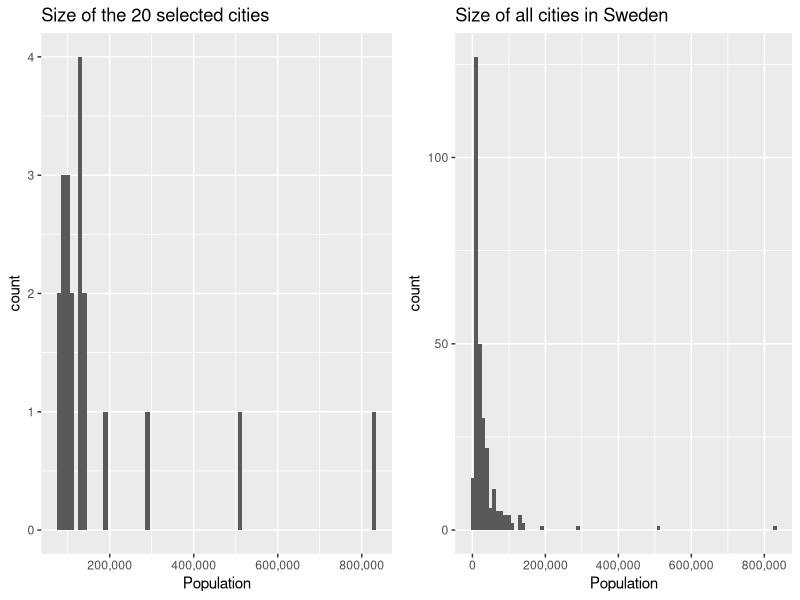
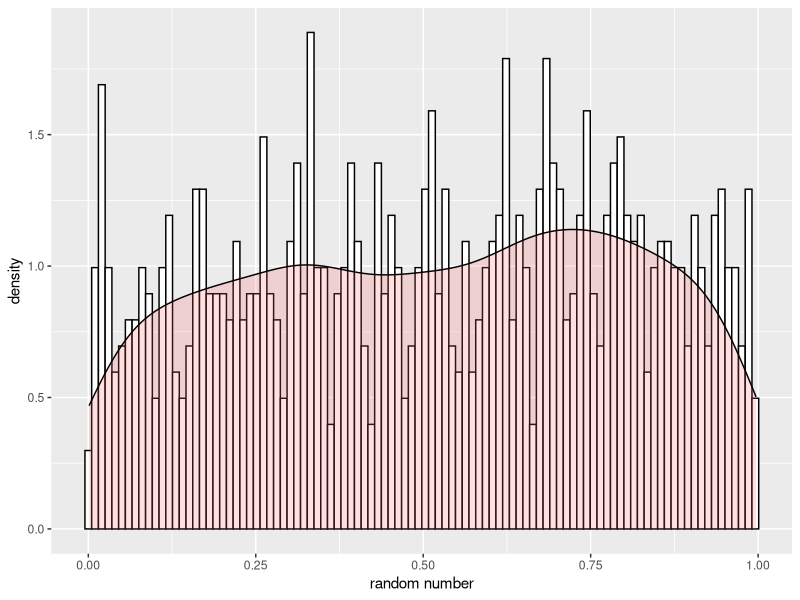
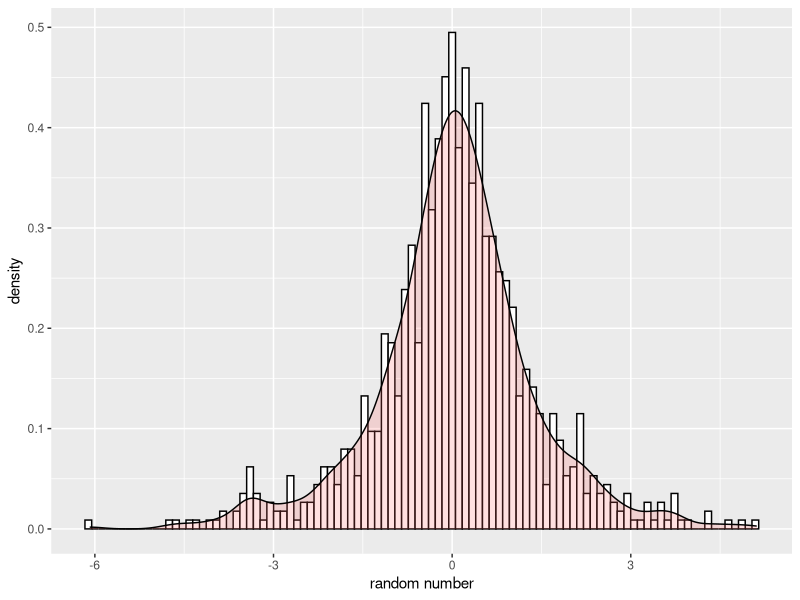

R code for these plots, in order:
## ---- chunk 1
knitr::opts_chunk$set(echo = TRUE)
## ---- chunk 2
# libraries used
library(ggplot2)
#install.packages("gridExtra") # to put the plots togeter
library(gridExtra)
## ---- chunk 3
# clean the environment befor starting a new exercise
rm(list = ls())
## ---- chunk 4
# set working directory
# use code for encoding
Sys.setlocale("LC_ALL", 'en_US.UTF-8')

# load the data
data = read.csv2("population.csv", encoding = "latin1")
data[,1] <- as.character(data[,1])

## ---- chunk 5
# create new data frame - for selected city
selected_cities = data.frame("Municipality" = integer(), #"Municipality"
                               "Population" = integer()) #"Population"
## ---- chunk 6
# create the select city function - based on max
selectCity = function(data){
  # proportional to the number of inhabitants of the city
  data$proportinalPopulation = data$Population/sum(data$Population)
  # generate random numbers - include to dataset
  data$rn_uniform = runif(n=nrow(data),0,1)
  # probabilities proportional to the number of inhabitants
  data$prob_proportinalPopulation = data$proportinalPopulation * data$rn_uniform
  # take one city - max prob_proportinalPopulation
  city_index = which.max(data$prob_proportinalPopulation)
  # print(data[city_index,][1]) # make the print nicer
  
  return(data[city_index,1])
}


## ---- chunk 7
# create a function to select 20 cities
select20cities = function(data){
  cities_remain <- data
  selected_cities <- c()
  for (i in 1:20) {
  selected_city <- selectCity(cities_remain)
  selected_cities <- c(selected_cities,selected_city)
  cities_remain <- cities_remain[-which(cities_remain[,1]==selected_city),]
  }
  return(data.frame(Municipality=selected_cities))
}

## ---- chunk 8
# list of all selected cities
selected_cities <- select20cities(data)
idx <- match(selected_cities$Municipality, data[,1])
selected_cities$Population <- data[idx,2]
selected_cities <- selected_cities[order(selected_cities[,2],decreasing = TRUE),]
rownames(selected_cities) <- c()
selected_cities
## ---- chunk 9
# histogram - 2 selected cities
histplot_20cities = ggplot(selected_cities, aes(selected_cities$Population))+
  geom_histogram(binwidth=10000) +
  xlab("Population") + ggtitle("Size of the 20 selected cities") +
  scale_x_continuous(labels = scales::comma)
## ---- chunk 10
histplot_cities = ggplot(data, aes(data$Population))+
  geom_histogram(binwidth=10000) +
  xlab("Population") + ggtitle("Size of all cities in Sweden")+
  scale_x_continuous(labels = scales::comma)
## ---- chunk 11
# put the plots together
grid.arrange(histplot_20cities, histplot_cities, ncol = 2)
## ---- chunk 12
# clean the environment befor starting a new exercise
rm(list = ls())
## ---- chunk 13
# generate random numbers
n = 1000
set.seed(12345)
x_rand = runif(n, min = 0, max = 1)

# create data frame for visualization
laplace_data = data.frame("randnom numbers" = x_rand)
ggplot(data = laplace_data, aes(x = randnom.numbers )) + xlab("random number") +
    geom_histogram(aes(y=..density..),
                 colour="black",
                 fill="white",
                 bins=100)+
  geom_density(alpha=.2, fill="#FF6666")
## ---- chunk 14
# calculate function of the inverse CDF
inverse_laplace_distribution = function(mu, alpha, x){
  result = mu-(1/alpha)*sign(x-0.5)*log(1-2*abs(x-0.5))
  return(result)
}
## ---- chunk 15
# create a plot of the inverse cdf
# DE(0,1)
laplace_data2 = data.frame("lp_denst" = inverse_laplace_distribution(0,1,x_rand))

laplace_data = data.frame("randnom numbers" = x_rand)
ggplot(data = laplace_data2, aes(x = lp_denst )) + xlab("random number") +
    geom_histogram(aes(y=..density..),
                 colour="black",
                 fill="white",
                 bins=100)+
  geom_density(alpha=.2, fill="#FF6666")

